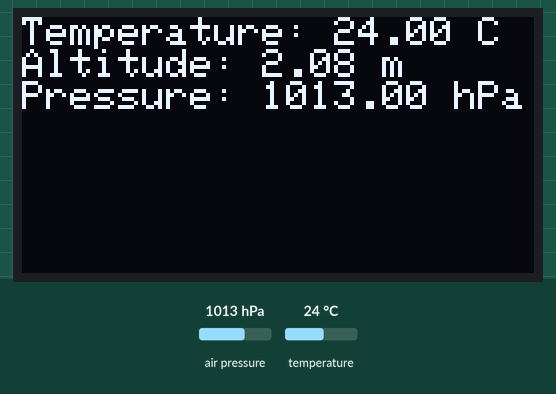
Recording of a program running on a simulated Arduino Uno, built with avr-gcc and run on an emulated ATmega328P. On the bench: 128×64 one-colour display. The inputs (shaded band) are chosen by the test bench; at power-on: air pressure 1013 hPa, temperature 24 °C. What the program prints to the serial monitor is not drawn.

Above: at 1.6 s.
1.7 s: air pressure set to 952 hPa
At 3.9 s:
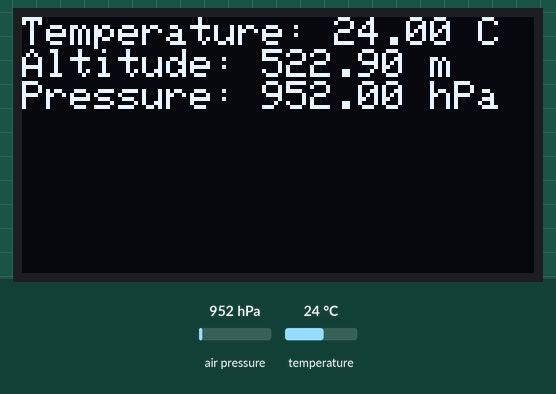
4.6 s: temperature set to 12 °C
At 8.4 s:
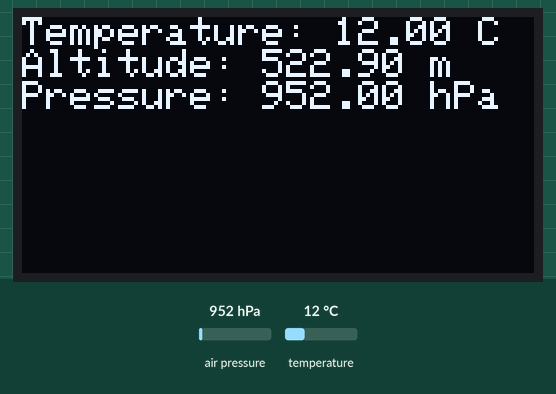
8.7 s: air pressure set to 975 hPa
At 10.4 s:
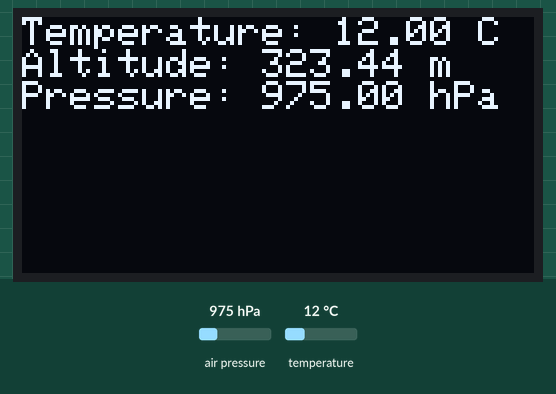
11.1 s: temperature set to 19 °C
Timing chart, 0 to 14.1 s (numbered marks = the images above; inputs shaded):
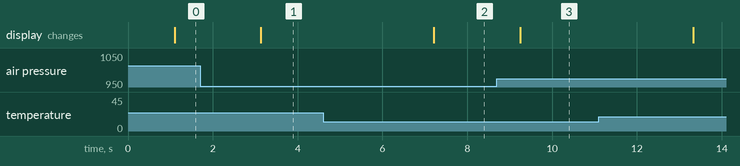

Measured:
- after the input at 1.7 s, the display: changes after 1.4 s (image 1)
- after the input at 4.6 s, the display: changes after 2.6 s (image 2)
- after the input at 8.7 s, the display: changes after 0.55 s (image 3)

The program:

main.cpp
```cpp
#include <Arduino.h>
#include <Wire.h>
#include <Adafruit_Sensor.h>
#include <Adafruit_BMP280.h>

#include <SPI.h>
#include <Adafruit_GFX.h>
#include <Adafruit_SSD1306.h>

#define SCREEN_WIDTH 128
#define SCREEN_HEIGHT 64

#define OLED_MOSI 11
#define OLED_CLK 13
#define OLED_DC 9
#define OLED_CS 10
#define OLED_RST 8

Adafruit_SSD1306 display(
	SCREEN_WIDTH,
	SCREEN_HEIGHT,
	OLED_MOSI,
	OLED_CLK,
	OLED_DC,
	OLED_RST,
	OLED_CS
);


Adafruit_BMP280 bmp;
float temperature;
float Altitude;
float pressure;

void setup(){
  Serial.begin(9600);
  Serial.println("Program Started");

    Wire.begin();
      Serial.println("I2C Started");

    if (bmp.begin(0x76))
    {
     Serial.println("BMP280 Found at 0x76");
    }
      else if (bmp.begin(0x77))
    {
      Serial.println("BMP280 Found at 0x77");
    }
    else
    {
      Serial.println("BMP280 Not Found");
    }

  display.begin(
    SSD1306_SWITCHCAPVCC
   );

// Clear Display
display.clearDisplay();

// Set Text Size
display.setTextSize(1);

// Set Text Color
display.setTextColor(SSD1306_WHITE);

// Update Display
display.display();

}

void loop(){
  float temperature = bmp.readTemperature();
    Serial.print("Temperature: ");
    Serial.print(temperature);
    Serial.println(" C");
      delay(1000);

  Altitude = bmp.readAltitude(1013.25); // Use standard sea level pressure
    Serial.print("Altitude: ");
    Serial.print(Altitude);
    Serial.println(" m");

  pressure = bmp.readPressure() / 100.0F; // Convert to hPa
    Serial.print("Pressure: ");
    Serial.print(pressure);
    Serial.println(" hPa");

    // Clear the display
    display.clearDisplay();

  // Move the cursor to the top-left corner
    display.setCursor(0, 0);

  // Display "Hello Dawson"
  //  display.print("Hello Dawson");

  // Display the temperature, altitude, and pressure
    display.print("Temperature: ");
    display.print(temperature);
    display.println(" C");

    display.print("Altitude: ");
    display.print(Altitude);
    display.println(" m");

    display.print("Pressure: ");
    display.print(pressure);
    display.println(" hPa");

  // Update the display
    display.display();

  // Wait one second before the next loop iteration
    delay(1000);

}
```
